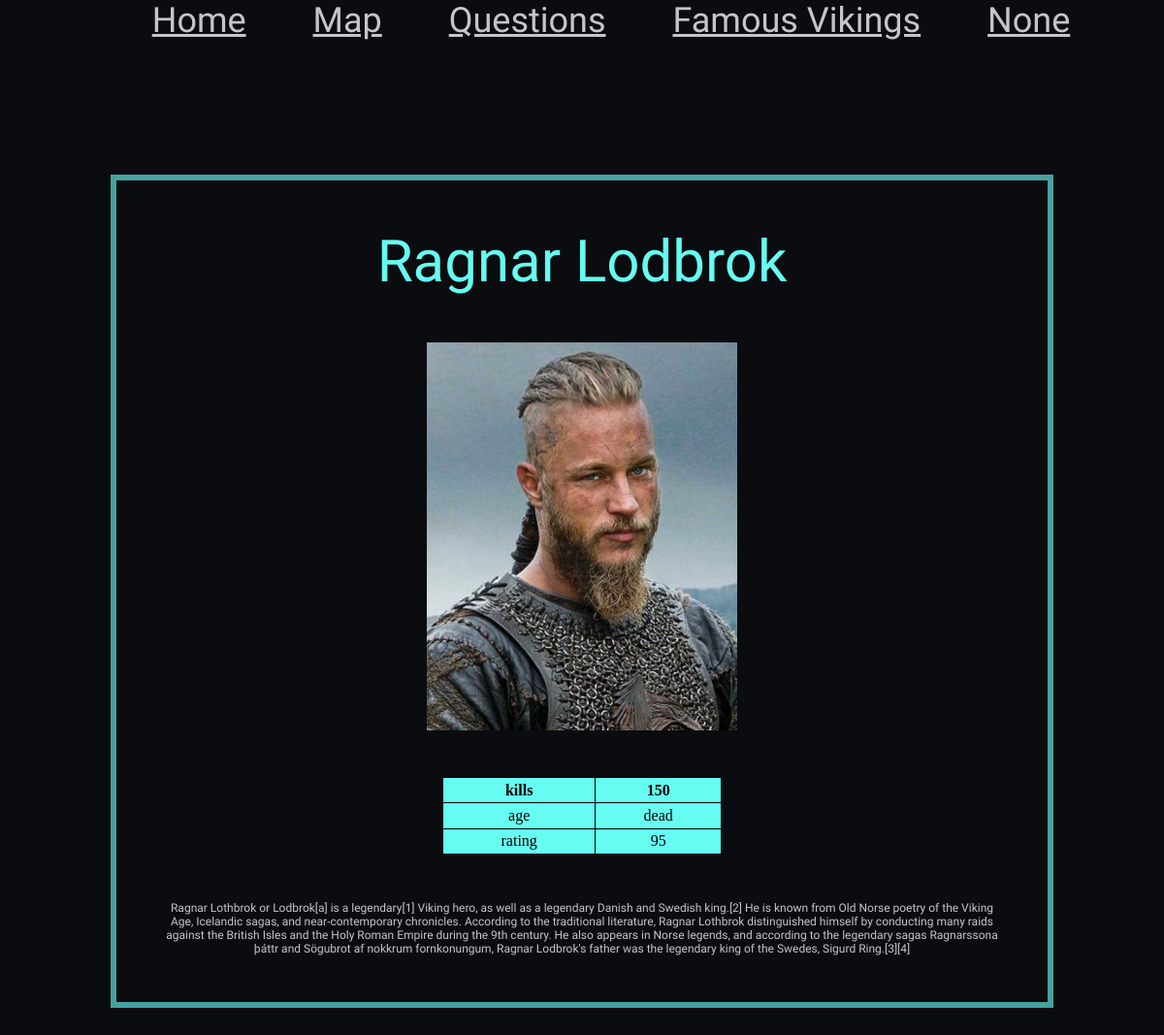
/famous_click?viking_id=2, run on the app's committed database.
### models.py (models this page shows)
class Famous_Viking(db.Model):
    __tablename__ = "Famous_Viking"
    id = db.Column(db.Integer, primary_key=True, autoincrement=True)
    name = db.Column(db.String(225), unique=True)
    age = db.Column(db.Integer)
    fid = db.Column(db.Integer, db.ForeignKey('Faction.id'), nullable = False)
    wid = db.Column(db.Integer, db.ForeignKey('Weapon.id'), nullable = False)
    kill = db.Column(db.Integer)
    rating = db.Column(db.Integer)
    description = db.Column(db.String())
    img = db.Column(db.String())

### main.py (the view)
@app.route('/famous_click', methods=['POST', 'GET'])
def famous_click():
    current_user = session.get('name')
    viking_id = request.args.get('viking_id')
    stats = models.Famous_Viking.query.filter_by(id = viking_id).all()
    return render_template('famous_click.html', page_title="famous", user = current_user\
    , stats = stats)

### templates/famous_click.html
{% extends 'layout.html' %}
{% block content %}
{% for stat in stats %}
  <div class = "wrapper_click">
      <div class = "click_title">
        <p>{{ stat.name }}</p>
      </div>
      <div class = "click_img">
         <img src="/static/image/{{stat.img}}">
      </div>
      <table id="vikings">
        <tr>
          <th>kills</th>
          <th>{{stat.kill}}</th>
        </tr>
        <tr>
          <td>age</td>
          <td>{{stat.age}}</td>
        </tr>
        <tr>
          <td>rating</td>
          <td>{{stat.rating}}</td>
        </tr>
      </table>
      <div class = "writing">
        <p> {{ stat.description}} </p>
      </div>
  </div>
{% endfor %}
{% endblock %}

### static/css/style.css (style rules this page uses)
:root { --clr-primary: #0B0C10; --clr-neutral: #C5C6C7; --clr-neutral-100: #45A29E; --clr-neutral-200: #66FCF1; --font-family: 'Squada One', cursive; }
body, h1, h2, p { margin: 0; }
p, input { font-family: var(--font-family); font-size: 1vw; }
#overall { background-color: var(--clr-primary); overflow-x: hidden; }
.wrapper_click { width:80%; height:flex; border: 0.5vw solid var(--clr-neutral-100); margin: auto; margin-top:10%; margin-bottom: 10%; text-align: center; }
.click_title { padding: 5% 0 5% 0; }
.click_title p { color: var(--clr-neutral-200); font-size: 5vw; }
.click_img img { max-width:80%; height: 50%; margin-bottom: 5%; }
.writing { color: var(--clr-neutral); padding:5% 5% 5% 5%; }
#vikings, td,th { background-color: var(--clr-neutral-200); border: 1px solid black; border-collapse: collapse; }
#vikings { height:10%; width:30%; text-align: center; margin-left: auto; margin-right: auto; }

### data on the page
Famous_Viking: name "Ragnar Lodbrok", img (picture), kill "150", age "dead", rating "95", description "Ragnar Lothbrok or Lodbrok[a] is a legendary[1] Viking hero, as well as a legendary Danish and Swedish king.[2] He is known from Old Norse poetry of the Viking Age, Icelandic sagas, and near-contemporary chronicles. According to the traditional literature, Ragnar Lothbrok distinguished himself by conducting many raids against the British Isles and the Holy Roman Empire during the 9th century. He also appears in Norse legends, and according to the legendary sagas Ragnarssona þáttr and Sögubrot af nokkrum fornkonungum, Ragnar Lodbrok's father was the legendary king of the Swedes, Sigurd Ring.[3][4]"

### other printed values
{{ user }} "None"
